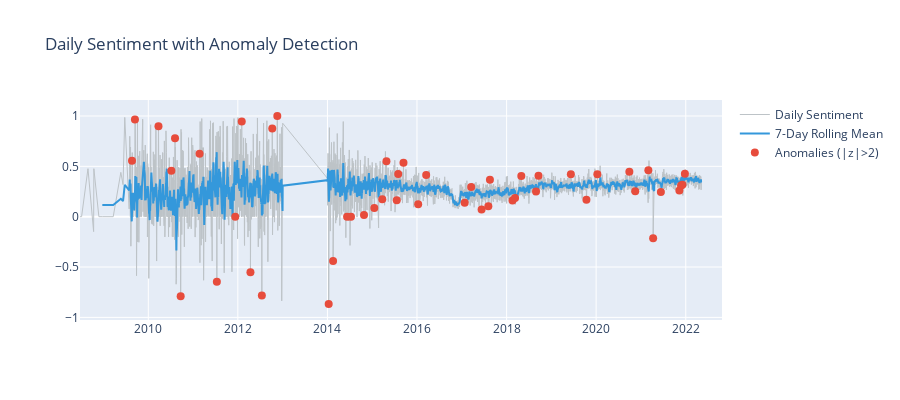

Notebook source saved alongside this figure:
### Markdown cell above
## 5.3 Rolling Sentiment & Anomaly Detection

### Code cell
# 7-day rolling sentiment with anomaly detection
daily = df.set_index(pd.to_datetime(df['created_utc'])).resample('D')['vader_compound'].mean().dropna()
rolling_mean = daily.rolling(7).mean()
rolling_std = daily.rolling(7).std()

# Z-score based anomalies
z_scores = (daily - rolling_mean) / rolling_std
anomalies = daily[z_scores.abs() > 2]

fig = go.Figure()
fig.add_trace(go.Scatter(x=daily.index, y=daily.values, mode='lines',
                         name='Daily Sentiment', line=dict(color='#bdc3c7', width=1)))
fig.add_trace(go.Scatter(x=rolling_mean.index, y=rolling_mean.values, mode='lines',
                         name='7-Day Rolling Mean', line=dict(color='#3498db', width=2)))
fig.add_trace(go.Scatter(x=anomalies.index, y=anomalies.values, mode='markers',
                         name='Anomalies (|z|>2)', marker=dict(color='#e74c3c', size=8)))
fig.update_layout(height=400, title='Daily Sentiment with Anomaly Detection')
fig.show()

n_anomalies = len(anomalies)
print(f"Detected {n_anomalies} anomalous days")
print(anomalies.sort_values().head(10))

### Figure 1 — Plotly figure (JSON) as saved in the notebook; plotly's stock layout.template omitted (floating-point values rounded to 4 significant figures; data arrays with more than 128 entries replaced by an {"elided": "..."} marker saying what was removed)
{"data": [{"line": {"color": "#bdc3c7", "width": 1}, "mode": "lines", "name": "Daily Sentiment", "type": "scatter", "x": {"elided": "4078 str values"}, "y": {"elided": "4078 float values"}}, {"line": {"color": "#3498db", "width": 2}, "mode": "lines", "name": "7-Day Rolling Mean", "type": "scatter", "x": {"elided": "4078 str values"}, "y": {"elided": "4078 float values"}}, {"marker": {"color": "#e74c3c", "size": 8}, "mode": "markers", "name": "Anomalies (|z|>2)", "type": "scatter", "x": ["2009-08-21T00:00:00+00:00", "2009-09-14T00:00:00+00:00", "2010-03-25T00:00:00+00:00", "2010-07-08T00:00:00+00:00", "2010-08-07T00:00:00+00:00", "2010-09-22T00:00:00+00:00", "2011-02-23T00:00:00+00:00", "2011-07-14T00:00:00+00:00", "2011-12-11T00:00:00+00:00", "2012-02-02T00:00:00+00:00", "2012-04-13T00:00:00+00:00", "2012-07-15T00:00:00+00:00", "2012-10-08T00:00:00+00:00", "2012-11-18T00:00:00+00:00", "2014-01-11T00:00:00+00:00", "2014-02-16T00:00:00+00:00", "2014-06-10T00:00:00+00:00", "2014-07-12T00:00:00+00:00", "2014-10-26T00:00:00+00:00", "2015-01-18T00:00:00+00:00", "2015-03-24T00:00:00+00:00", "2015-04-27T00:00:00+00:00", "2015-07-20T00:00:00+00:00", "2015-08-01T00:00:00+00:00", "2015-09-13T00:00:00+00:00", "2016-01-11T00:00:00+00:00", "2016-03-16T00:00:00+00:00", "2017-01-24T00:00:00+00:00", "2017-03-18T00:00:00+00:00", "2017-06-11T00:00:00+00:00", "2017-08-05T00:00:00+00:00", "2017-08-18T00:00:00+00:00", "2018-02-18T00:00:00+00:00", "2018-03-11T00:00:00+00:00", "2018-05-01T00:00:00+00:00", "2018-08-29T00:00:00+00:00", "2018-09-18T00:00:00+00:00", "2019-06-09T00:00:00+00:00", "2019-10-14T00:00:00+00:00", "2020-01-11T00:00:00+00:00", "2020-09-28T00:00:00+00:00", "2020-11-15T00:00:00+00:00", "2021-03-02T00:00:00+00:00", "2021-04-10T00:00:00+00:00", "2021-06-12T00:00:00+00:00", "2021-11-10T00:00:00+00:00", "2021-11-24T00:00:00+00:00", "2021-12-05T00:00:00+00:00", "2021-12-25T00:00:00+00:00"], "y": [0.5557, 0.9641, 0.8986, 0.457, 0.7783, -0.7906, 0.624, -0.6451, 0.0, 0.9449, -0.5515, -0.7816, 0.8753, 0.9999, -0.867, -0.4388, 0.0, 0.0, 0.01692, 0.08694, 0.1743, 0.5506, 0.1632, 0.4237, 0.5354, 0.1241, 0.4132, 0.1384, 0.2957, 0.0702, 0.1048, 0.367, 0.16, 0.1852, 0.4037, 0.2505, 0.4057, 0.421, 0.1678, 0.4207, 0.4471, 0.2519, 0.462, -0.2147, 0.2447, 0.259, 0.3094, 0.3175, 0.4258]}], "layout": {"height": 400, "title": {"text": "Daily Sentiment with Anomaly Detection"}}}
